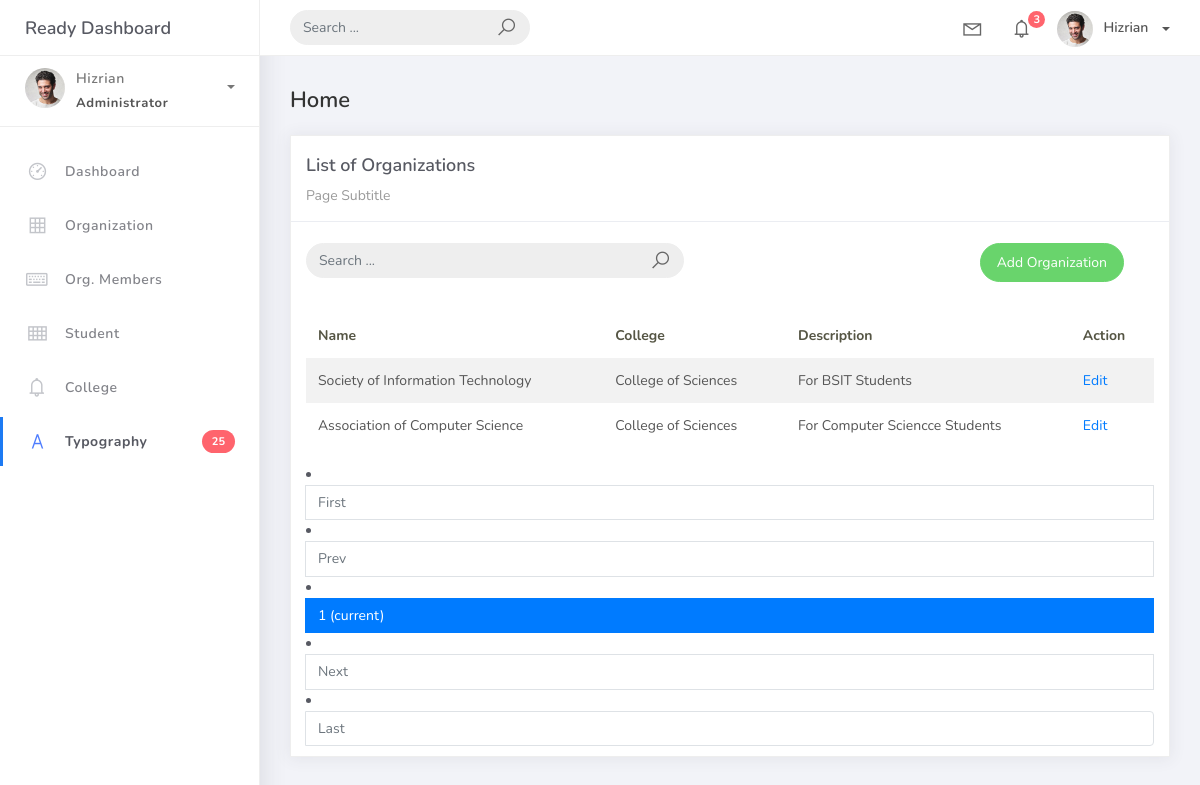
Before: /organization_list with the older database file.
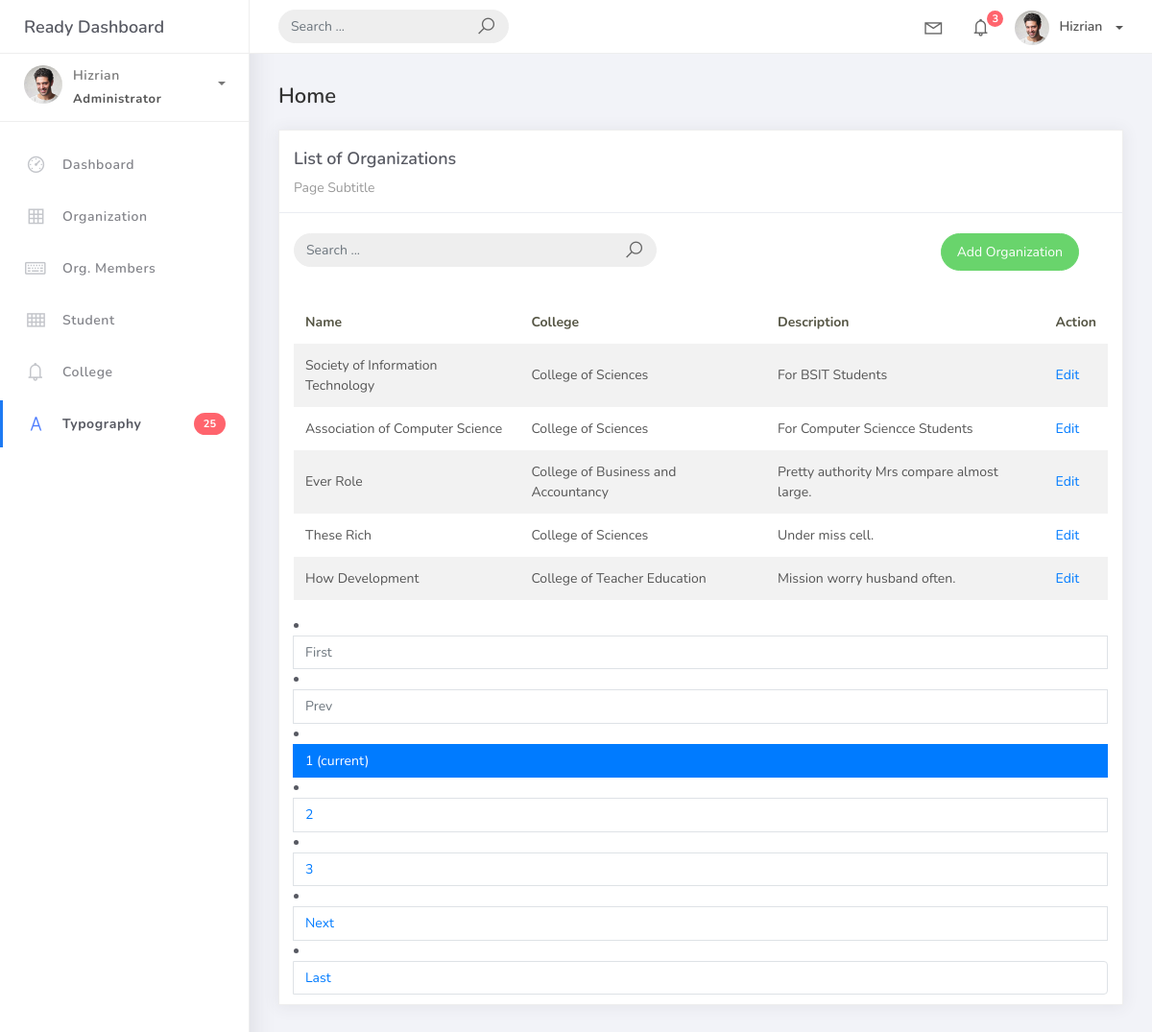
After: the same page with the newer database file.
### studentorg/models.py (models this page shows, shortened)
class BaseModel(models.Model):
    created_at = models.DateTimeField(auto_now_add=True, db_index=True)
    updated_at = models.DateTimeField(auto_now=True)
    class Meta:
        abstract = True

class Organization(BaseModel):
    name = models.CharField(max_length=250)
    college = models.ForeignKey(College, null=True, blank=True, on_delete=models.CASCADE)
    description = models.CharField(max_length=500)

class College(BaseModel):
        college_name = models.CharField(max_length=150)
        def __str__(self):
            return self.college_name

### studentorg/views.py (the view)
# urls.py: path('organization_list', OrganizationList.as_view(), name='organization-list'),
class OrganizationList(ListView):
    model = Organization
    context_object_name = 'organization'
    template_name = 'org_list.html'
    paginate_by = 5

### Templates/org_list.html
{% extends "base.html" %}
{% load static %}
{% block content %}
<div class="content">
    <div class="container-fluid">
        <h4 class="page-title">Home</h4>
        <div class="row">
            <div class="col-md-12">
                <div class="card">
                    <div class="card-header">
                        <div class="card-title">List of Organizations</div>
                        <div class="card-category">Page Subtitle</div>
                    </div>
<br />
        <div class="col-md-12 row">
         <div class="col-md-6">
          <form class="navbar-left navbar-form nav-search mr-md-3" action="">
           <div class="input-group">
            <input type="text" placeholder="Search ..." class="form-control" />
            <div class="input-group-append">
            <span class="input-group-text">
             <i class="la la-search search-icon"></i>
            </span>
            </div>
           </div>
          </form>
         </div>
         <div class="col-md-6">
          <div class="pull-right">
           <a href="{% url 'organization-add' %}" class="btn btn-success btn-rounded">Add
Organization</a>
         </div>
        </div>
       </div>
                    <div class="card-body">
                        <table class="table table-striped mt-3">
                            <thead>
                                <tr>
                                    <th scope="col">Name</th>
                                    <th scope="col">College</th>
                                    <th scope="col">Description</th>
                                    <th scope="col">Action</th>
                                </tr>
                            </thead>
                            <tbody>
                                {% for object in object_list %}
                                <tr>
                                    <td>{{ object.name }}</td>
                                    <td>{{ object.college }}</td>
                                    <td>{{ object.description }}</td>
                                    <td><a href="organization_list/{{ object.id }}">Edit</a></td>
                                    </tr>
                                {% empty %}
                                <tr>
                                    <td colspan="4" style="text-align: center">
                                      <p class="text-sm font-weight-bold mb-0">No Records Found</p>
                                    </td>
                                </tr>
                                {% endfor %}
                            </tbody>
                        </table>
                        {% include "includes/pagination.html" %}
                    </div>
                </div>
            </div>
        </div>
    </div>
</div>
{% endblock %}

### Templates/base.html (shortened to what this page needs)
{% load static %}
<!DOCTYPE html>
<html>
<head>
	<link rel="stylesheet" href="{% static 'css/bootstrap.min.css' %}">
	<link rel="stylesheet" href="{% static 'css/ready.css' %}">
    <link rel="stylesheet" href="{% static 'css/demo.css' %}">
</head>
<body>
	<div class="wrapper">
		<div class="main-header">
			<div class="logo-header">
				<a href="index.html" class="logo">
					Ready Dashboard
				</a>
			</div>
			<nav class="navbar navbar-header navbar-expand-lg">
				<div class="container-fluid">
					<form class="navbar-left navbar-form nav-search mr-md-3" action="">
						<div class="input-group">
							<input type="text" placeholder="Search ..." class="form-control">
							<div class="input-group-append">
								<span class="input-group-text">
									<i class="la la-search search-icon"></i>
								</span>
							</div>
						</div>
					</form>
					<ul class="navbar-nav topbar-nav ml-md-auto align-items-center">
						<li class="nav-item dropdown hidden-caret">
							<a class="nav-link dropdown-toggle" href="#" id="navbarDropdown" role="button" data-toggle="dropdown" aria-haspopup="true" aria-expanded="false">
								<i class="la la-envelope"></i>
							</a>
						</li>
						<li class="nav-item dropdown hidden-caret">
							<a class="nav-link dropdown-toggle" href="#" id="navbarDropdown" role="button" data-toggle="dropdown" aria-haspopup="true" aria-expanded="false">
								<i class="la la-bell"></i>
								<span class="notification">3</span>
							</a>
						</li>
						<li class="nav-item dropdown">
							<a class="dropdown-toggle profile-pic" data-toggle="dropdown" href="#" aria-expanded="false"> <img src="{% static 'img/profile.jpg' %}" alt="user-img" width="36" class="img-circle"><span >Hizrian</span></span> </a>
							</li>
						</ul>
					</div>
				</nav>
			</div>
			<div class="sidebar">
				<div class="scrollbar-inner sidebar-wrapper">
					<div class="user">
						<div class="photo">
							<img src="{% static 'img/profile.jpg' %}">
						</div>
						<div class="info">
							<a class="" data-toggle="collapse" href="#collapseExample" aria-expanded="true">
								<span>
									Hizrian
									<span class="user-level">Administrator</span>
									<span class="caret"></span>
								</span>
							</a>
						</div>
					</div>
					<ul class="nav">
						<li class="nav-item">
							<a href="index.html">
								<i class="la la-dashboard"></i>
								<p>Dashboard</p>
							</a>
						</li>
						<li class="nav-item">
							<a href="{% url 'organization-list' %}">
								<i class="la la-table"></i>
								<p>Organization</p>
							</a>
						</li>
						<li class="nav-item">
							<a href="forms.html">
								<i class="la la-keyboard-o"></i>
								<p>Org. Members</p>
							</a>
						</li>
						<li class="nav-item">
							<a href="tables.html">
								<i class="la la-th"></i>
								<p>Student</p>
							</a>
						</li>
						<li class="nav-item">
							<a href="notifications.html">
								<i class="la la-bell"></i>
								<p>College</p>
							</a>
						</li>
						<li class="nav-item active">
							<a href="typography.html">
								<i class="la la-font"></i>
								<p>Typography</p>
								<span class="badge badge-danger">25</span>
							</a>
						</li>
					</ul>
				</div>
			</div>
			<div class="main-panel">
				{% block content %}
                {% endblock %}
</body>
</html>

### Templates/includes/pagination.html
{% if page_obj.number > 1 %}
    <li class="page-item">
        <a class="page-link" href="?page=1">First</a>
    </li>
{% else %}
    <li class="page-item disabled">
        <span class="page-link">First</span>
    </li>
{% endif %}
{% if page_obj.has_previous %}
    <li class="page-item">
        <a class="page-link" href="?page={{ page_obj.previous_page_number }}">Prev</a>
    </li>
{% else %}
    <li class="page-item disabled">
        <span class="page-link">Prev</span>
    </li>
{% endif %}
{% for page_num in paginator.page_range %}
    {% if page_obj.number == page_num %}
        <li class="page-item active">
            <span class="page-link">
                {{ page_num }}
                <span class="visually-hidden">(current)</span>
            </span>
        </li>
    {% elif page_num > page_obj.number|add:'-3' and page_num < page_obj.number|add:'3' %}
        <li class="page-item">
            <a class="page-link" href="?page={{ page_num }}">
                {{ page_num }}
            </a>
        </li>
    {% endif %}
{% endfor %}
{% if page_obj.has_next %}
    <li class="page-item">
        <a class="page-link" href="?page={{ page_obj.next_page_number }}">Next</a>
    </li>
{% else %}
    <li class="page-item disabled">
        <span class="page-link">Next</span>
    </li>
{% endif %}
{% if page_obj.number != paginator.num_pages %}
    <li class="page-item">
        <a class="page-link" href="?page={{ paginator.num_pages }}">Last</a>
    </li>
{% else %}
    <li class="page-item disabled">
        <span class="page-link">Last</span>
    </li>
{% endif %}

Changed rows visible on the page:
added Organization: name "Ever Role", college "College of Business and Accountancy", description "Pretty authority Mrs compare almost large."
added Organization: name "These Rich", college "College of Sciences", description "Under miss cell."
added Organization: name "How Development", college "College of Teacher Education", description "Mission worry husband often."
Other visible differences:
new list line: "2"
new list line: "3"
